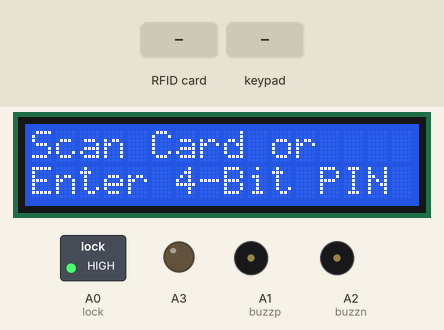
Recording of a sketch running on a simulated Arduino Uno, built with avr-gcc and run on an emulated ATmega328P. Shown: 16×2 character LCD, switched loads named in the sketch (green lamp = pin HIGH), output pins drawn as LEDs (lit = HIGH), buzzer (waves = sounding, pin HIGH). The test bench sets the inputs (shaded band). Pins used as bus, display or sensor lines are not drawn; what the sketch prints to the serial monitor is not drawn.

Above: at 1.3 s.
1.4 s: RFID card 5E 7A 19 C4 held to the reader
At 2.1 s:
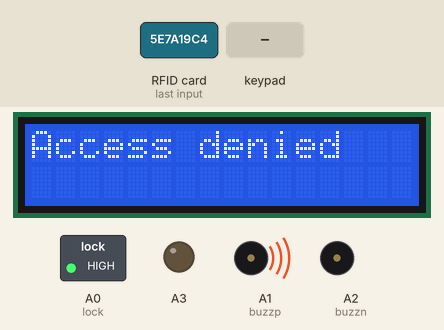
At 2.8 s:
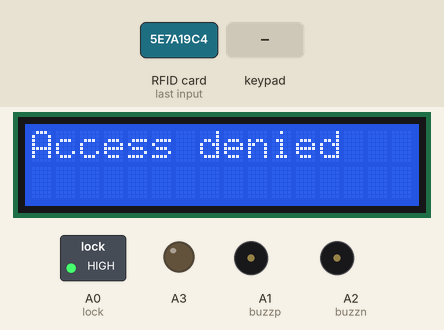
4.4 s: keypad keys 3 8 7 6 pressed 0.4 s apart
At 6.3 s:
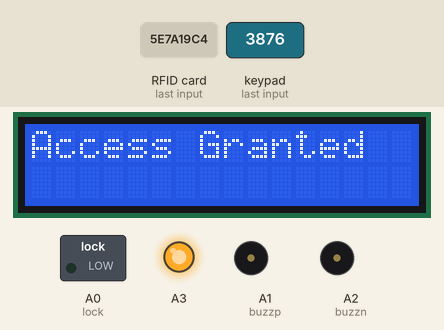
Timing chart, 0 to 12.4 s (numbered marks = the images above; inputs shaded):
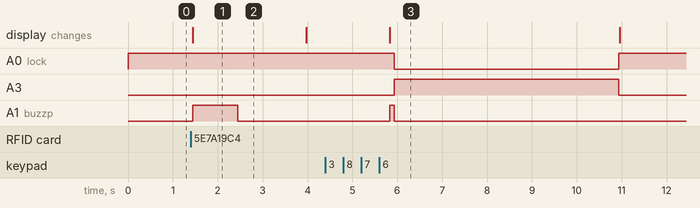

Measured:
- after the input at 1.4 s, A1 (buzzp): LOW → HIGH at once, → LOW 1.0 s later; the display: changes at once (image 1)
- after the input at 4.4 s, A0 (lock): HIGH → LOW after 1.5 s, → HIGH 5.0 s later; A3: LOW → HIGH after 1.5 s, → LOW 5.0 s later; A1 (buzzp): LOW → HIGH after 1.4 s, → LOW 0.10 s later; the display: changes after 1.4 s (image 3)
- what the display in image 1 shows lasts 2.6 s, from 1.4 s to 4.0 s

The sketch:

Code1.ino
```cpp
#include <Wire.h>
#include <SPI.h>
#include <MFRC522.h>
#include <LiquidCrystal_I2C.h>
#include <Keypad.h>
LiquidCrystal_I2C lcd(0x27,16,2);

const byte ROWS = 4; //four rows
const byte COLS = 3; //three columns

char keys[ROWS][COLS] = {
  {'1','2','3'},
  {'4','5','6'},
  {'7','8','9'},
  {'*','0','#'}
};

char key_code[4];
char password[4]={'3','8','7','6'};

int lock = A0;
const int buzzp = A1;
const int buzzn = A2;

unsigned int k=0;
byte rowPins[ROWS] = {2,3,5,4}; //connect to the row pinouts of the keypad
byte colPins[COLS] = {6,7,8}; //connect to the column pinouts of the keypad

Keypad keypad = Keypad( makeKeymap(keys), rowPins, colPins, ROWS, COLS );
int i=0;
int card1[4]{173,250,173,137};
int card2[4]{163,151,151,6};

constexpr uint8_t RST_PIN = 9;     // Configurable, see typical pin layout above
constexpr uint8_t SS_PIN = 10;     // Configurable, see typical pin layout above

MFRC522 rfid(SS_PIN, RST_PIN); // Instance of the class
MFRC522::MIFARE_Key key;
byte nuidPICC[2];

void setup() {
  // put your setup code here, to run once:
  Serial.begin(9600);
  pinMode(lock, OUTPUT);
  pinMode(buzzp, OUTPUT);
  pinMode(buzzn, OUTPUT);
  pinMode(A3, OUTPUT);
  digitalWrite(lock, HIGH);

  SPI.begin(); // Init SPI bus
  rfid.PCD_Init(); // Init MFRC522

  lcd.init();
  lcd.backlight();
  lcd.setCursor(0,0);
  lcd.print("  RFID & KEYPAD ");
  lcd.setCursor(0,1);
  lcd.print("  Lock Project  ");
  lcd.clear();
  for (byte i = 0; i < 6; i++) {key.keyByte[i] = 0xFF;}
  Serial.println(F("This code scan the MIFARE Classsic NUID."));
  Serial.print(F("Using the following key:"));
  lcd.setCursor(0, 0);
  lcd.print("Scan Card or");
  lcd.setCursor(0, 1);
  lcd.print("Enter 4-Bit PIN");
}

void loop() {

  char key = keypad.getKey();

    if(key != NO_KEY){
    //Serial.println(key);
    //Serial.println("pressed:");
    //Serial.print(i);
     key_code[i++]=key;
     k=i;
    delay(200);
    digitalWrite(lock, HIGH);
     }

 if(k==4){
   //if(key_code[0]=='3'&&key_code[1]=='8'&&key_code[2]=='7'&&key_code[3]=='6'){
   if(!strncmp(password,key_code,4)){
   lcd.clear() ;lcd.setCursor(0, 0);lcd.print("Access Granted");
   digitalWrite(buzzp, HIGH);digitalWrite(buzzn, LOW);
   delay(100);
   digitalWrite(buzzp, LOW);digitalWrite(buzzn, LOW);
   digitalWrite(lock, LOW);digitalWrite(A3, HIGH);
   delay(5000);
   digitalWrite(lock, HIGH);    digitalWrite(A3, LOW);
    i=k=0;
  lcd.clear();
  lcd.setCursor(0, 0);
  lcd.print("Scan Card or");
  lcd.setCursor(0, 1);
  lcd.print("Enter 4-Bit PIN");
   }

   else {
   lcd.clear(); lcd.setCursor(0, 0);lcd.print("Access denied");
    digitalWrite(buzzp, HIGH);digitalWrite(buzzn, LOW);
    delay(1000);
    digitalWrite(buzzp, LOW);digitalWrite(buzzn, LOW);
    delay(500);
  //digitalWrite(lock, LOW);
  delay(1000);
  i=k=0;
 // digitalWrite(lock, HIGH);
  lcd.clear();
  lcd.setCursor(0, 0);
  lcd.print("Scan Card or");
  lcd.setCursor(0, 1);
  lcd.print("Enter 4-Bit PIN");
    }
 }

  if ( ! rfid.PICC_IsNewCardPresent())
    return;

  // Verify if the NUID has been readed
  if ( ! rfid.PICC_ReadCardSerial())
    return;

  Serial.print(F("PICC type: "));
  MFRC522::PICC_Type piccType = rfid.PICC_GetType(rfid.uid.sak);
  Serial.println(rfid.PICC_GetTypeName(piccType));

   // Store NUID into nuidPICC array
    for (byte i = 0; i < 4; i++) {
    nuidPICC[i] = rfid.uid.uidByte[i];
    Serial.println(nuidPICC[i]);
    }

  if(card1[0] == nuidPICC[0] &&card1[1] == nuidPICC[1] && card1[2] == nuidPICC[2] && card1[3] == nuidPICC[3])
 {
 // digitalWrite(buzzp, HIGH);digitalWrite(buzzn, LOW);delay(100);digitalWrite(buzzp, LOW);digitalWrite(buzzn, LOW);
  lcd.clear(); lcd.setCursor(0, 0);lcd.print("Access Granted");
  digitalWrite(buzzp, HIGH);digitalWrite(buzzn, LOW);
  delay(100);
  digitalWrite(buzzp, LOW);digitalWrite(buzzn, LOW);
  delay(500);
  digitalWrite(lock, LOW);digitalWrite(A3, HIGH);
  delay(5000);
  digitalWrite(lock, HIGH);digitalWrite(A3, LOW);
  lcd.clear();
  lcd.setCursor(0, 0);
  lcd.print("Scan Card or");
  lcd.setCursor(0, 1);
  lcd.print("Enter 4-Bit PIN");
 }

 else if(card2[0] == nuidPICC[0] &&card2[1] == nuidPICC[1] && card2[2] == nuidPICC[2] && card2[3] == nuidPICC[3])
 {
  //digitalWrite(buzzp, HIGH);digitalWrite(buzzn, LOW);delay(100);digitalWrite(buzzp, LOW);digitalWrite(buzzn, LOW);
  lcd.clear(); lcd.setCursor(0, 0);lcd.print("Access Granted");
  digitalWrite(buzzp, HIGH);digitalWrite(buzzn, LOW);
  delay(100);
  digitalWrite(buzzp, LOW);digitalWrite(buzzn, LOW);
  delay(500);
  digitalWrite(lock, LOW);digitalWrite(A3, HIGH);
  delay(5000);
  digitalWrite(lock, HIGH);digitalWrite(A3, LOW);
  lcd.clear();
  lcd.setCursor(0, 0);
  lcd.print("Scan Card or");
  lcd.setCursor(0, 1);
  lcd.print("Enter 4-Bit PIN");

 }
  else
  {
    lcd.clear(); lcd.setCursor(0, 0);lcd.print("Access denied");
    digitalWrite(buzzp, HIGH);digitalWrite(buzzn, LOW);
    delay(1000);
    digitalWrite(buzzp, LOW);digitalWrite(buzzn, LOW);
    delay(500);
  //digitalWrite(lock, LOW);
  delay(1000);
 // digitalWrite(lock, HIGH);
  lcd.clear();
  lcd.setCursor(0, 0);
  lcd.print("Scan Card or");
  lcd.setCursor(0, 1);
  lcd.print("Enter 4-Bit PIN");
    }
}
```
